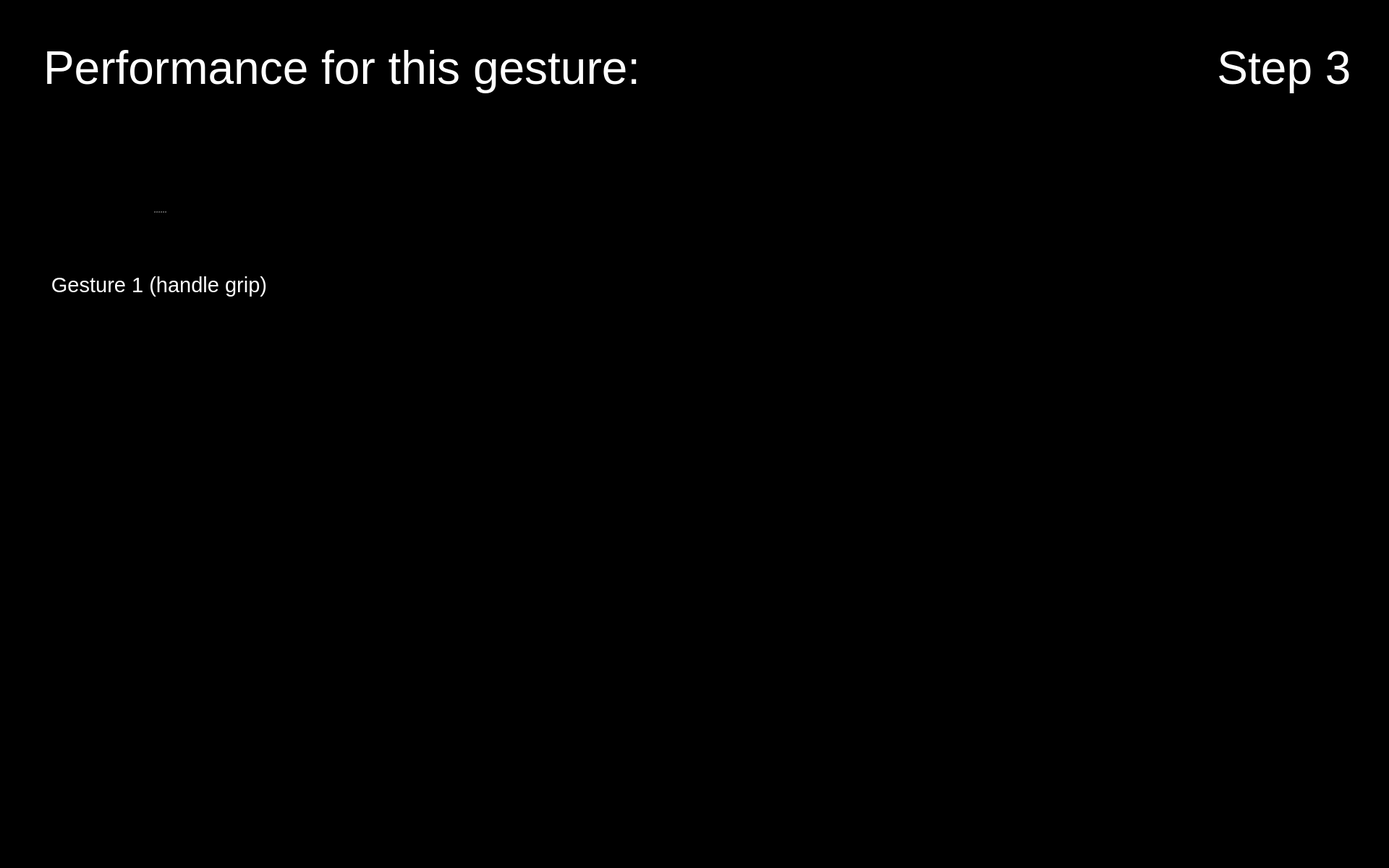
<?xml version="1.0" encoding="UTF-8"?>
<ui version="4.0">
 <class>Form</class>
 <widget class="QWidget" name="Form">
  <property name="geometry">
   <rect>
    <x>0</x>
    <y>0</y>
    <width>1920</width>
    <height>1200</height>
   </rect>
  </property>
  <property name="maximumSize">
   <size>
    <width>1920</width>
    <height>1200</height>
   </size>
  </property>
  <property name="windowTitle">
   <string>Form</string>
  </property>
  <property name="styleSheet">
   <string notr="true">background-color: rgb(0, 0, 0);</string>
  </property>
  <widget class="QPushButton" name="button_nav_left">
   <property name="enabled">
    <bool>true</bool>
   </property>
   <property name="geometry">
    <rect>
     <x>800</x>
     <y>560</y>
     <width>150</width>
     <height>150</height>
    </rect>
   </property>
   <property name="minimumSize">
    <size>
     <width>81</width>
     <height>81</height>
    </size>
   </property>
   <property name="maximumSize">
    <size>
     <width>150</width>
     <height>150</height>
    </size>
   </property>
   <property name="cursor">
    <cursorShape>OpenHandCursor</cursorShape>
   </property>
   <property name="focusPolicy">
    <enum>Qt::WheelFocus</enum>
   </property>
   <property name="contextMenuPolicy">
    <enum>Qt::DefaultContextMenu</enum>
   </property>
   <property name="layoutDirection">
    <enum>Qt::LeftToRight</enum>
   </property>
   <property name="autoFillBackground">
    <bool>false</bool>
   </property>
   <property name="styleSheet">
    <string notr="true"/>
   </property>
   <property name="icon">
    <iconset resource="resources/res.qrc">
     <normaloff>:/buttons/Button Left.svg</normaloff>:/buttons/Button Left.svg</iconset>
   </property>
   <property name="iconSize">
    <size>
     <width>144</width>
     <height>144</height>
    </size>
   </property>
   <property name="autoDefault">
    <bool>false</bool>
   </property>
   <property name="default">
    <bool>false</bool>
   </property>
   <property name="flat">
    <bool>true</bool>
   </property>
  </widget>
  <widget class="QPushButton" name="button_nav_right">
   <property name="enabled">
    <bool>true</bool>
   </property>
   <property name="geometry">
    <rect>
     <x>960</x>
     <y>560</y>
     <width>150</width>
     <height>150</height>
    </rect>
   </property>
   <property name="minimumSize">
    <size>
     <width>81</width>
     <height>81</height>
    </size>
   </property>
   <property name="maximumSize">
    <size>
     <width>150</width>
     <height>150</height>
    </size>
   </property>
   <property name="cursor">
    <cursorShape>OpenHandCursor</cursorShape>
   </property>
   <property name="focusPolicy">
    <enum>Qt::WheelFocus</enum>
   </property>
   <property name="contextMenuPolicy">
    <enum>Qt::DefaultContextMenu</enum>
   </property>
   <property name="layoutDirection">
    <enum>Qt::LeftToRight</enum>
   </property>
   <property name="autoFillBackground">
    <bool>false</bool>
   </property>
   <property name="styleSheet">
    <string notr="true"/>
   </property>
   <property name="icon">
    <iconset resource="resources/res.qrc">
     <normaloff>:/buttons/Button Right.svg</normaloff>:/buttons/Button Right.svg</iconset>
   </property>
   <property name="iconSize">
    <size>
     <width>144</width>
     <height>144</height>
    </size>
   </property>
   <property name="autoDefault">
    <bool>false</bool>
   </property>
   <property name="default">
    <bool>false</bool>
   </property>
   <property name="flat">
    <bool>true</bool>
   </property>
  </widget>
  <widget class="QPushButton" name="button_exit">
   <property name="enabled">
    <bool>true</bool>
   </property>
   <property name="geometry">
    <rect>
     <x>1760</x>
     <y>1040</y>
     <width>150</width>
     <height>150</height>
    </rect>
   </property>
   <property name="minimumSize">
    <size>
     <width>81</width>
     <height>81</height>
    </size>
   </property>
   <property name="maximumSize">
    <size>
     <width>150</width>
     <height>150</height>
    </size>
   </property>
   <property name="cursor">
    <cursorShape>OpenHandCursor</cursorShape>
   </property>
   <property name="focusPolicy">
    <enum>Qt::WheelFocus</enum>
   </property>
   <property name="contextMenuPolicy">
    <enum>Qt::DefaultContextMenu</enum>
   </property>
   <property name="icon">
    <iconset resource="resources/res.qrc">
     <normaloff>:/buttons/Button Exit.svg</normaloff>:/buttons/Button Exit.svg</iconset>
   </property>
   <property name="iconSize">
    <size>
     <width>144</width>
     <height>144</height>
    </size>
   </property>
   <property name="autoDefault">
    <bool>false</bool>
   </property>
   <property name="default">
    <bool>false</bool>
   </property>
   <property name="flat">
    <bool>true</bool>
   </property>
  </widget>
  <widget class="QLabel" name="icon_expert_1">
   <property name="enabled">
    <bool>true</bool>
   </property>
   <property name="geometry">
    <rect>
     <x>490</x>
     <y>220</y>
     <width>100</width>
     <height>100</height>
    </rect>
   </property>
   <property name="sizePolicy">
    <sizepolicy hsizetype="Preferred" vsizetype="Preferred">
     <horstretch>0</horstretch>
     <verstretch>0</verstretch>
    </sizepolicy>
   </property>
   <property name="maximumSize">
    <size>
     <width>100</width>
     <height>100</height>
    </size>
   </property>
   <property name="text">
    <string/>
   </property>
   <property name="pixmap">
    <pixmap resource="resources/res.qrc">:/img/Icon Expert.png</pixmap>
   </property>
   <property name="scaledContents">
    <bool>true</bool>
   </property>
  </widget>
  <widget class="QLabel" name="image_step">
   <property name="geometry">
    <rect>
     <x>1650</x>
     <y>170</y>
     <width>250</width>
     <height>250</height>
    </rect>
   </property>
   <property name="font">
    <font>
     <pointsize>48</pointsize>
    </font>
   </property>
   <property name="styleSheet">
    <string notr="true">color: rgb(255, 255, 255);</string>
   </property>
   <property name="text">
    <string/>
   </property>
   <property name="pixmap">
    <pixmap resource="resources/res.qrc">:/detected steps/Detected Step3 Button.png</pixmap>
   </property>
   <property name="alignment">
    <set>Qt::AlignCenter</set>
   </property>
   <property name="wordWrap">
    <bool>true</bool>
   </property>
  </widget>
  <widget class="QLabel" name="icon_reaction_1">
   <property name="enabled">
    <bool>true</bool>
   </property>
   <property name="geometry">
    <rect>
     <x>1400</x>
     <y>250</y>
     <width>200</width>
     <height>200</height>
    </rect>
   </property>
   <property name="sizePolicy">
    <sizepolicy hsizetype="Preferred" vsizetype="Preferred">
     <horstretch>0</horstretch>
     <verstretch>0</verstretch>
    </sizepolicy>
   </property>
   <property name="maximumSize">
    <size>
     <width>200</width>
     <height>200</height>
    </size>
   </property>
   <property name="text">
    <string/>
   </property>
   <property name="scaledContents">
    <bool>true</bool>
   </property>
  </widget>
  <widget class="QLabel" name="icon_newbie_1">
   <property name="enabled">
    <bool>true</bool>
   </property>
   <property name="geometry">
    <rect>
     <x>490</x>
     <y>380</y>
     <width>100</width>
     <height>100</height>
    </rect>
   </property>
   <property name="sizePolicy">
    <sizepolicy hsizetype="Preferred" vsizetype="Preferred">
     <horstretch>0</horstretch>
     <verstretch>0</verstretch>
    </sizepolicy>
   </property>
   <property name="maximumSize">
    <size>
     <width>100</width>
     <height>100</height>
    </size>
   </property>
   <property name="text">
    <string/>
   </property>
   <property name="pixmap">
    <pixmap resource="resources/res.qrc">:/img/Icon User.png</pixmap>
   </property>
   <property name="scaledContents">
    <bool>true</bool>
   </property>
  </widget>
  <widget class="QLabel" name="label_plot_1">
   <property name="geometry">
    <rect>
     <x>490</x>
     <y>180</y>
     <width>850</width>
     <height>340</height>
    </rect>
   </property>
   <property name="maximumSize">
    <size>
     <width>1200</width>
     <height>480</height>
    </size>
   </property>
   <property name="font">
    <font>
     <pointsize>48</pointsize>
    </font>
   </property>
   <property name="styleSheet">
    <string notr="true">color: rgb(255, 255, 255);</string>
   </property>
   <property name="text">
    <string/>
   </property>
   <property name="scaledContents">
    <bool>true</bool>
   </property>
  </widget>
  <widget class="QLabel" name="label_text_step">
   <property name="geometry">
    <rect>
     <x>1650</x>
     <y>20</y>
     <width>250</width>
     <height>150</height>
    </rect>
   </property>
   <property name="font">
    <font>
     <family>Arial</family>
     <pointsize>48</pointsize>
     <weight>9</weight>
     <italic>false</italic>
     <bold>false</bold>
    </font>
   </property>
   <property name="styleSheet">
    <string notr="true">font: 75 48pt &quot;Arial&quot;;
color: rgb(255, 255, 255);</string>
   </property>
   <property name="text">
    <string>Step 3</string>
   </property>
   <property name="textFormat">
    <enum>Qt::RichText</enum>
   </property>
   <property name="alignment">
    <set>Qt::AlignCenter</set>
   </property>
   <property name="wordWrap">
    <bool>true</bool>
   </property>
  </widget>
  <widget class="QSplitter" name="splitter_2">
   <property name="geometry">
    <rect>
     <x>60</x>
     <y>210</y>
     <width>320</width>
     <height>282</height>
    </rect>
   </property>
   <property name="orientation">
    <enum>Qt::Vertical</enum>
   </property>
   <widget class="QLabel" name="image_required_1">
    <property name="maximumSize">
     <size>
      <width>320</width>
      <height>240</height>
     </size>
    </property>
    <property name="text">
     <string/>
    </property>
    <property name="pixmap">
     <pixmap resource="resources/res.qrc">:/img/right_step3_gesture1.png</pixmap>
    </property>
    <property name="scaledContents">
     <bool>true</bool>
    </property>
   </widget>
   <widget class="QLabel" name="text_required_1">
    <property name="font">
     <font>
      <family>Arial</family>
      <pointsize>22</pointsize>
      <weight>9</weight>
      <italic>false</italic>
      <bold>false</bold>
     </font>
    </property>
    <property name="styleSheet">
     <string notr="true">font: 75 22pt &quot;Arial&quot;;
color: rgb(255, 255, 255);</string>
    </property>
    <property name="text">
     <string>Gesture 1 (handle grip)</string>
    </property>
    <property name="textFormat">
     <enum>Qt::PlainText</enum>
    </property>
    <property name="alignment">
     <set>Qt::AlignCenter</set>
    </property>
    <property name="wordWrap">
     <bool>true</bool>
    </property>
   </widget>
  </widget>
  <widget class="QLabel" name="label_trouble">
   <property name="geometry">
    <rect>
     <x>60</x>
     <y>20</y>
     <width>1280</width>
     <height>150</height>
    </rect>
   </property>
   <property name="font">
    <font>
     <family>Arial</family>
     <pointsize>48</pointsize>
     <weight>9</weight>
     <italic>false</italic>
     <bold>false</bold>
    </font>
   </property>
   <property name="styleSheet">
    <string notr="true">font: 75 48pt &quot;Arial&quot;;
color: rgb(255, 255, 255);</string>
   </property>
   <property name="text">
    <string>Performance for this gesture:</string>
   </property>
   <property name="textFormat">
    <enum>Qt::RichText</enum>
   </property>
   <property name="alignment">
    <set>Qt::AlignLeading|Qt::AlignLeft|Qt::AlignVCenter</set>
   </property>
   <property name="wordWrap">
    <bool>true</bool>
   </property>
  </widget>
  <zorder>label_plot_1</zorder>
  <zorder>button_nav_left</zorder>
  <zorder>button_nav_right</zorder>
  <zorder>button_exit</zorder>
  <zorder>icon_expert_1</zorder>
  <zorder>image_step</zorder>
  <zorder>icon_reaction_1</zorder>
  <zorder>icon_newbie_1</zorder>
  <zorder>label_text_step</zorder>
  <zorder>splitter_2</zorder>
  <zorder>label_trouble</zorder>
 </widget>
 <resources>
  <include location="resources/res.qrc"/>
 </resources>
 <connections/>
</ui>
